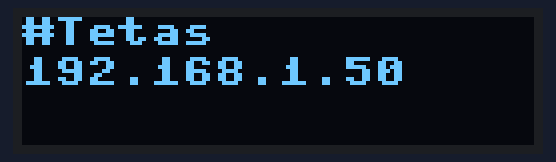
Recording of a program running on a simulated MicroPython board. On the bench: 128×32 one-colour display. WiFi joins after 1.5 s. At 1.5 s the program stops and its outputs stay as they are.

Above: at 1.6 s.

The program:

actividad00.py
```python
from micropython import const
import framebuf
import machine
from ssd1306 import SSD1306_I2C
from ssd1306 import SSD1306

i2c = machine.SoftI2C(sda=machine.Pin(21), scl=machine.Pin(22))
i2c.scan()

oled = SSD1306_I2C(128, 32, i2c)

def connect_to(ssid : str, passwd : str) -> None:
    """Conecta el microcontrolador a la red indicada.

    Parameters
    ----------
    ssid : str
        Nombre de la red a conectarse
    passwd : str
        Contraseña de la red
    """

    import network
    from time import sleep

    sta_if = network.WLAN(network.STA_IF)
    if not sta_if.isconnected():

        sta_if.active(True)
        sta_if.connect(ssid, passwd)
        while not sta_if.isconnected():
            sleep(.05)
    return  sta_if.ifconfig()[0]
hola = connect_to("Cooperadora Alumnos", "")


oled.text('#Tetas', 0, 0)
oled.text(hola, 0, 10)
oled.show()
```
